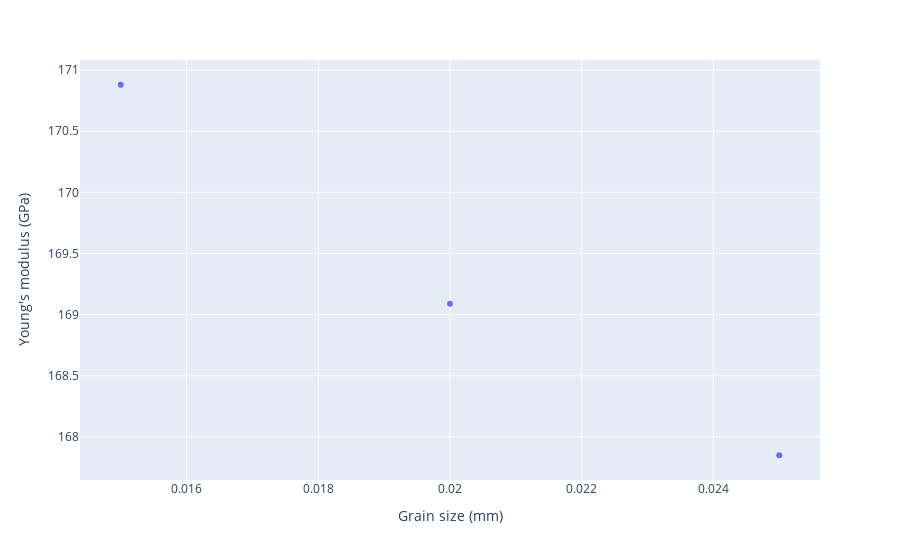

Write notebook code for a chart like this one.
### Markdown cell above
Calculate and print the Young's modulus of the material in GPa, and cross-check your computed value with the published literature.

Now repeat the above with different thresholds for the maximum strain and evaluate how your linear model and Young's modulus change with different values. Repeat the workflow for the additional Brass_grainsize_0_020mm.csv and Brass_grainsize_0_025mm.csv files to assess how the Young's modulus changes with grain size - these are 0.015, 0.02 and 0.025 mm, respectively.

### Code cell
#you can simply run the whole script until (incl.) cell for the three datasets and note down the E_mod value. 
#Alternatively, you could write a function that incorporates all these cells and automatically assess the changing E_mod
#in this way. We will have a look at this in the future.
### BEGIN SOLUTION

E_mod=model.coef_/1000*100 # convert to GPa
print("Young's modulus (GPa)",E_mod)
#0.015 mm 170.883205
#0.020 mm 169.0934015
#0.025 mm 167.8463072
gs=[0.015,0.02,0.025]
E=[170.88,169.09,167.85]
fig=px.scatter(x=gs,y=E)
fig.update_layout(xaxis_title='Grain size (mm)', yaxis_title='Young\'s modulus (GPa)')
# the Young's modulus decreases with increasing grain size
# all values are higher than those found online with ranged between 90-140 GPa - these differences may be due to differences in the microstructure, or the accuracy of the experiment, which is almost 80 years old

### END SOLUTION

### Figure 1 — Plotly figure (JSON) as saved in the notebook; plotly's stock layout.template omitted (floating-point values rounded to 4 significant figures)
{"data": [{"hovertemplate": "x=%{x}<br>y=%{y}<extra></extra>", "legendgroup": "", "marker": {"color": "#636efa", "symbol": "circle"}, "mode": "markers", "name": "", "orientation": "v", "showlegend": false, "type": "scatter", "x": [0.015, 0.02, 0.025], "xaxis": "x", "y": [170.9, 169.1, 167.8], "yaxis": "y"}], "layout": {"legend": {"tracegroupgap": 0}, "margin": {"t": 60}, "xaxis": {"anchor": "y", "domain": [0, 1], "title": {"text": "Grain size (mm)"}}, "yaxis": {"anchor": "x", "domain": [0, 1], "title": {"text": "Young's modulus (GPa)"}}}}
